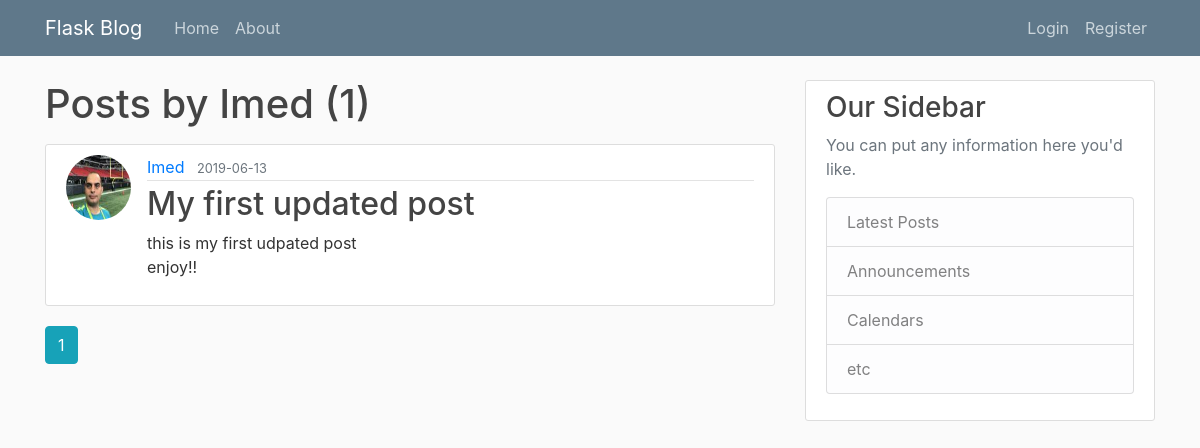
The page /user/Imed on the database as committed earlier.
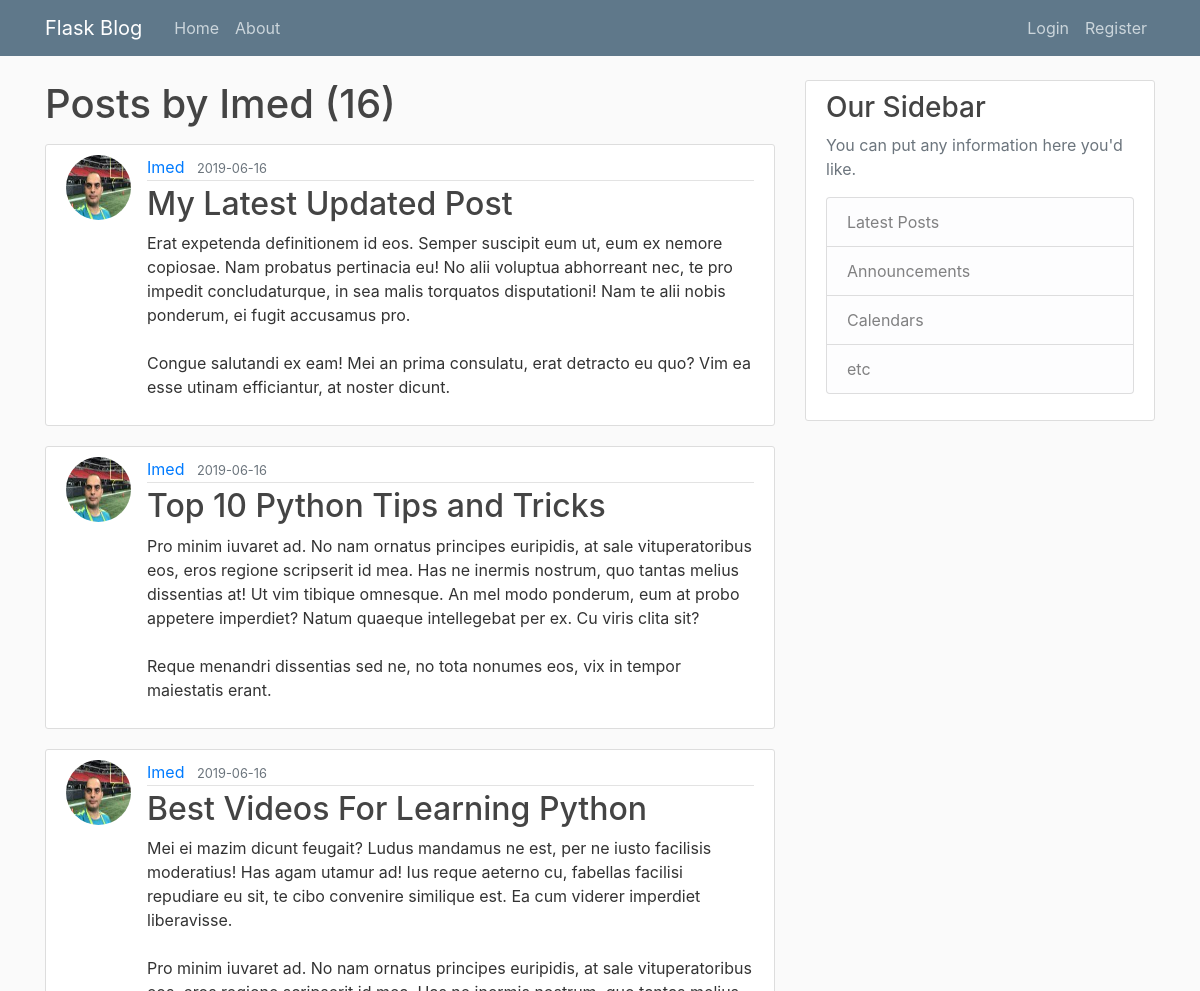
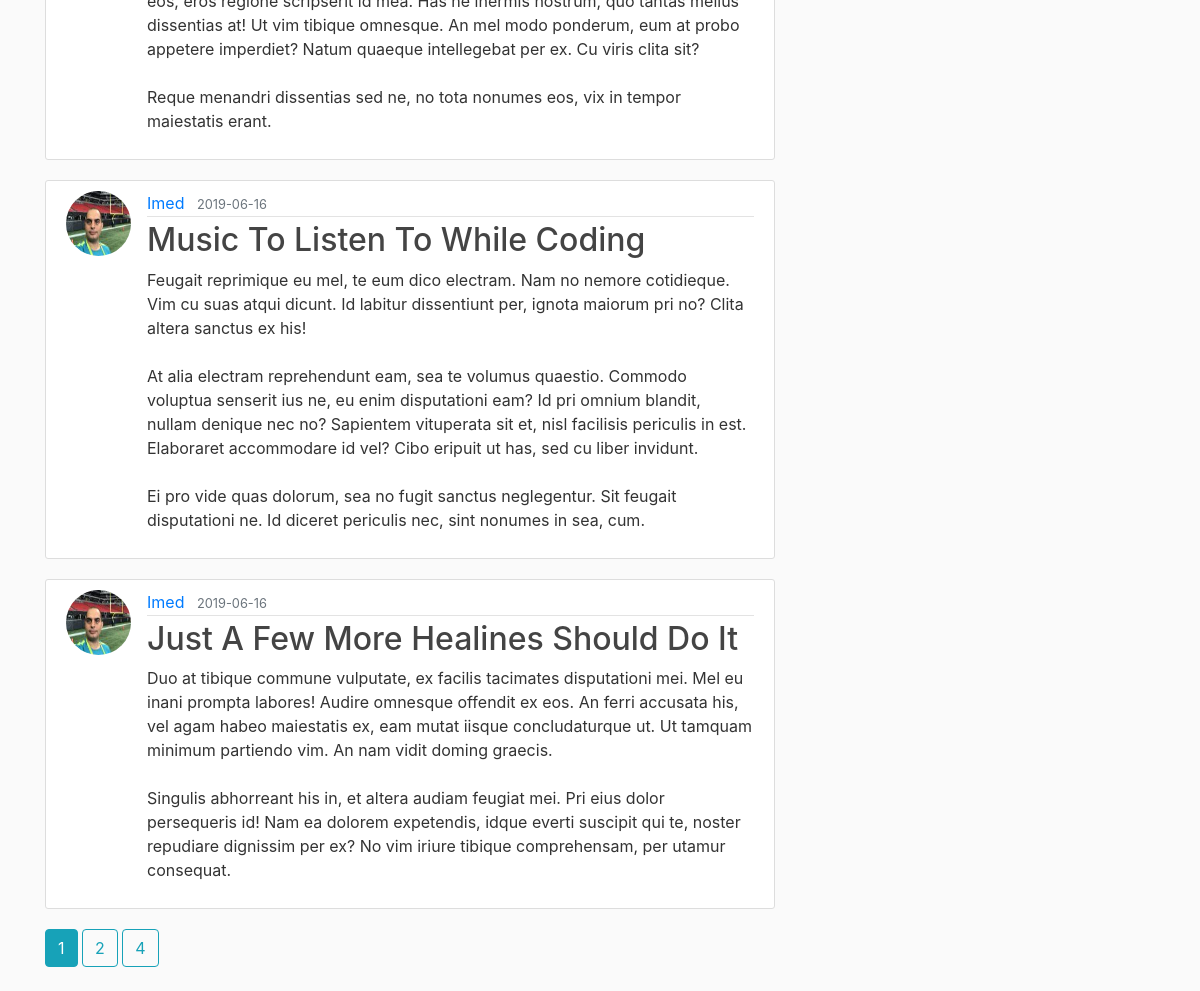
The same page on the database as committed later (2 pictures, top to bottom).
### flaskblog/models.py (models this page shows, shortened)
class User(db.Model, UserMixin):
    id = db.Column(db.Integer, primary_key=True)
    username = db.Column(db.String(20), unique=True, nullable=False)
    email = db.Column(db.String(120), unique=True, nullable=False)
    image_file = db.Column(db.String(20), nullable=False, default='default.jpg')
    password = db.Column(db.String(60), nullable=False)
    posts = db.relationship('Post', backref='author', lazy=True)

class Post(db.Model):
    id = db.Column(db.Integer, primary_key=True)
    title = db.Column(db.String(100), nullable=False)
    date_posted = db.Column(db.DateTime, nullable=False, default=datetime.utcnow)
    content = db.Column(db.Text, nullable=False)
    user_id = db.Column(db.Integer, db.ForeignKey('user.id'), nullable=False)

### flaskblog/routes.py (the view)
@app.route("/user/<string:username>")
def user_posts(username):
    user = User.query.filter_by(username=username).first_or_404()
    page = request.args.get('page', 1, type=int)
    posts = Post.query.filter_by(author=user)\
        .order_by(Post.date_posted.desc())\
        .paginate(page=page, per_page=5)
    return render_template('user_posts.html', posts=posts, user=user)

### flaskblog/templates/user_posts.html (shortened to what this page needs)
{% extends "layout.html" %}
{% block content %}
    <h1 class="mb-3">Posts by {{ user.username }} ({{ posts.total }})</h1>
    {% for post in posts.items %}
        <article class="media content-section">
            <image class="rounded-circle article-img" src="{{ url_for('static', filename='profile_pics/' + post.author.image_file) }}">
          <div class="media-body">
            <div class="article-metadata">
              <a class="mr-2" href="{{ url_for('user_posts', username=post.author.username) }}">{{ post.author.username }}</a>
              <small class="text-muted">{{ post.date_posted.strftime('%Y-%m-%d') }}</small>
            </div>
            <h2><a class="article-title" href="{{ url_for('post', post_id=post.id) }}">{{ post.title }}</a></h2>
            <p class="article-content">{{ post.content }}</p>
          </div>
        </article>
    {% endfor %}
    {% for page_num in posts.iter_pages(left_edge=1, right_edge=1, left_current=1, right_current=2) %}
        {% if page_num %}
            {% if posts.page == page_num %}
                <a class="btn btn-info mb-4" href="{{ url_for('user_posts', username=user.username, page=page_num) }}">{{ page_num }}</a>
            {% else %}
                <a class="btn btn-outline-info mb-4" href="{{ url_for('user_posts', username=user.username, page=page_num) }}">{{ page_num }}</a>
            {% endif %}
        {% endif %}
    {% endfor %}
{% endblock content %}

### flaskblog/templates/layout.html (shortened to what this page needs)
<!DOCTYPE html>
<html>
<head>
    <link rel="stylesheet" href="https://stackpath.bootstrapcdn.com/bootstrap/4.3.1/css/bootstrap.min.css">
    <link rel="stylesheet" type="text/css" href="{{ url_for('static', filename='main.css') }}">
</head>
<body>
    <header class="site-header">
      <nav class="navbar navbar-expand-md navbar-dark bg-steel fixed-top">
        <div class="container">
          <a class="navbar-brand mr-4" href="/">Flask Blog</a>
          <div class="collapse navbar-collapse" id="navbarToggle">
            <div class="navbar-nav mr-auto">
              <a class="nav-item nav-link" href="{{ url_for('home') }}">Home</a>
              <a class="nav-item nav-link" href="{{ url_for('about') }}">About</a>
            </div>
            <div class="navbar-nav">
              {% if current_user.is_authenticated %}
                <a class="nav-item nav-link" href="{{ url_for('account') }}">Account</a>
                <a class="nav-item nav-link" href="{{ url_for('new_post') }}">New Post</a>
                <a class="nav-item nav-link" href="{{ url_for('logout') }}">Logout</a>
              {% else %}
                <a class="nav-item nav-link" href="{{ url_for('login') }}">Login</a>
                <a class="nav-item nav-link" href="{{ url_for('register') }}">Register</a>
              {% endif %}
            </div>
          </div>
        </div>
      </nav>
    </header>
    <main role="main" class="container">
      <div class="row">
        <div class="col-md-8">
          {% block content %}{% endblock %}
        </div>
        <div class="col-md-4">
          <div class="content-section">
            <h3>Our Sidebar</h3>
            <p class='text-muted'>You can put any information here you'd like.
              <ul class="list-group">
                <li class="list-group-item list-group-item-light">Latest Posts</li>
                <li class="list-group-item list-group-item-light">Announcements</li>
                <li class="list-group-item list-group-item-light">Calendars</li>
                <li class="list-group-item list-group-item-light">etc</li>
              </ul>
            </p>
          </div>
        </div>
      </div>
    </main>
</body>
</html>

### flaskblog/static/main.css (style rules this page uses)
body { background: #fafafa; color: #333333; margin-top: 5rem; }
h1, h2, h3, h4, h5, h6 { color: #444444; }
.bg-steel { background-color: #5f788a; }
.site-header .navbar-nav .nav-link { color: #cbd5db; }
.content-section { background: #ffffff; padding: 10px 20px; border: 1px solid #dddddd; border-radius: 3px; margin-bottom: 20px; }
.article-title { color: #444444; }
.article-content { white-space: pre-line; }
.article-img { height: 65px; width: 65px; margin-right: 16px; }
.article-metadata { padding-bottom: 1px; margin-bottom: 4px; border-bottom: 1px solid #e3e3e3 }

Rows that differ between the two databases and show on the page:
no longer on this page (row edited): Post: image_file (picture), author.username "Imed", date_posted "2019-06-13", title "My first updated post", content "this is my first udpated post enjoy!!"
added Post: image_file (picture), author.username "Imed", date_posted "2019-06-16", title "My Latest Updated Post", content "Erat expetenda definitionem id eos. Semper suscipit eum ut, eum ex nemore copiosae. Nam probatus pertinacia eu! No alii voluptua abhorreant nec, te pro impedit concludaturque, in sea malis torquatos disputationi! Nam te alii nobis ponderum, ei fugit accusamus pro. Congue salutandi ex eam! Mei an prima consulatu, erat detracto eu quo? Vim ea esse utinam efficiantur, at noster dicunt."
added Post: image_file (picture), author.username "Imed", date_posted "2019-06-16", title "Top 10 Python Tips and Tricks", content "Pro minim iuvaret ad. No nam ornatus principes euripidis, at sale vituperatoribus eos, eros regione scripserit id mea. Has ne inermis nostrum, quo tantas melius dissentias at! Ut vim tibique omnesque. An mel modo ponderum, eum at probo appetere imperdiet? Natum quaeque intellegebat per ex. Cu viris clita sit? Reque menandri dissentias sed ne, no tota nonumes eos, vix in tempor maiestatis erant."
added Post: image_file (picture), author.username "Imed", date_posted "2019-06-16", title "Best Videos For Learning Python", content "Mei ei mazim dicunt feugait? Ludus mandamus ne est, per ne iusto facilisis moderatius! Has agam utamur ad! Ius reque aeterno cu, fabellas facilisi repudiare eu sit, te cibo convenire similique est. Ea cum viderer imperdiet liberavisse. Pro minim iuvaret ad. No nam ornatus principes euripidis, at sale vituperatoribus eos, eros regione scripserit id mea. Has ne inermis nostrum, quo tantas melius dissentias at! Ut vim tibique omnesque. An mel modo ponderum, eum at probo appetere imperdiet? Natum quaeque intellegebat per ex. Cu viris clita sit? Reque menandri dissentias sed ne, no tota nonumes eos, vix in tempor maiestatis erant."
added Post: image_file (picture), author.username "Imed", date_posted "2019-06-16", title "Music To Listen To While Coding", content "Feugait reprimique eu mel, te eum dico electram. Nam no nemore cotidieque. Vim cu suas atqui dicunt. Id labitur dissentiunt per, ignota maiorum pri no? Clita altera sanctus ex his! At alia electram reprehendunt eam, sea te volumus quaestio. Commodo voluptua senserit ius ne, eu enim disputationi eam? Id pri omnium blandit, nullam denique nec no? Sapientem vituperata sit et, nisl facilisis periculis in est. Elaboraret accommodare id vel? Cibo eripuit ut has, sed cu liber invidunt. Ei pro vide quas dolorum, sea no fugit sanctus neglegentur. Sit feugait disputationi ne. Id diceret periculis nec, sint nonumes in sea, cum."
added Post: image_file (picture), author.username "Imed", date_posted "2019-06-16", title "Just A Few More Healines Should Do It", content "Duo at tibique commune vulputate, ex facilis tacimates disputationi mei. Mel eu inani prompta labores! Audire omnesque offendit ex eos. An ferri accusata his, vel agam habeo maiestatis ex, eam mutat iisque concludaturque ut. Ut tamquam minimum partiendo vim. An nam vidit doming graecis. Singulis abhorreant his in, et altera audiam feugiat mei. Pri eius dolor persequeris id! Nam ea dolorem expetendis, idque everti suscipit qui te, noster repudiare dignissim per ex? No vim iriure tibique comprehensam, per utamur consequat."
Other text that changed with them:
{{ posts.total }}: "1" → "16"
new list line: "2"
new list line: "4"
